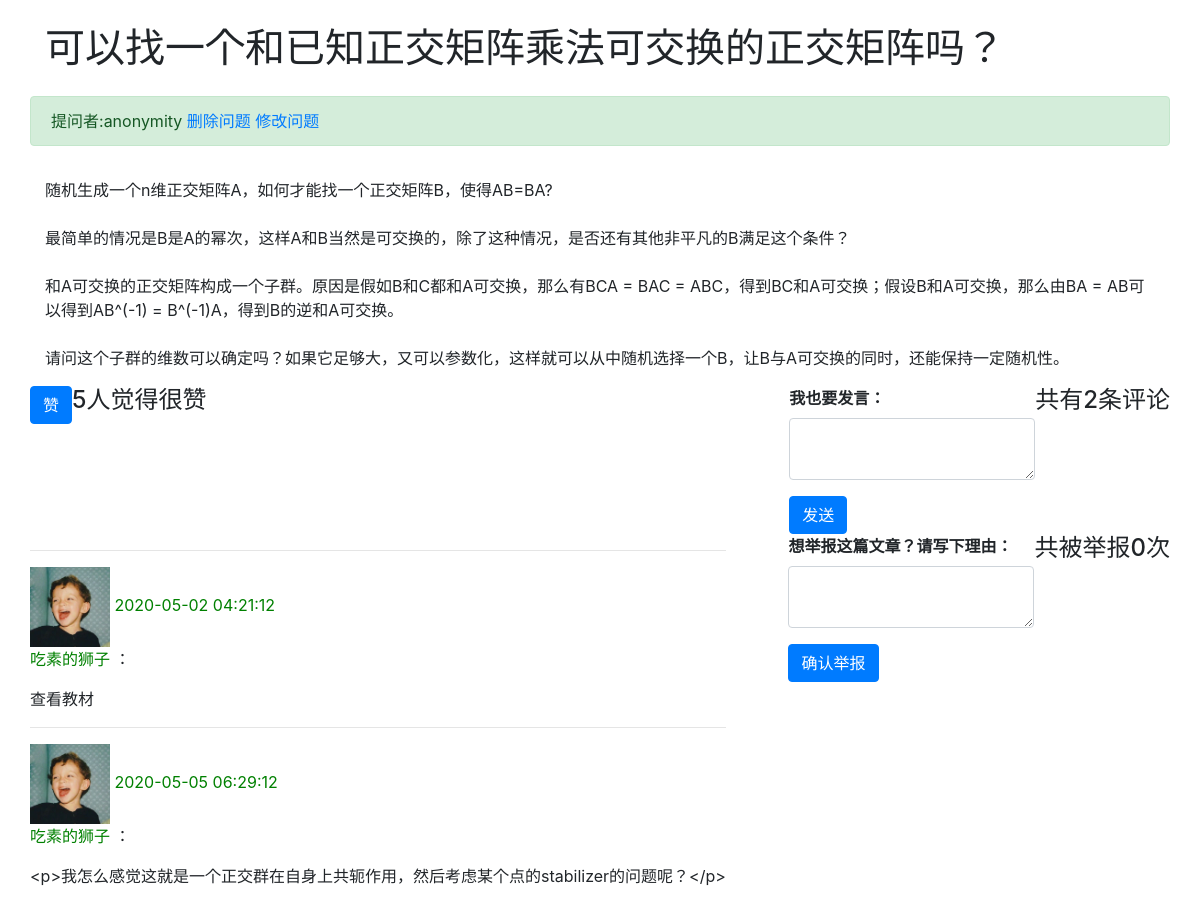
Screenshot of /qas_system/question/7/ with the database file from the repository.
### qas_system/models.py (models this page shows, shortened)
class Question(models.Model):
    question_title = models.CharField(verbose_name='标题', max_length=30, blank=False)
    question_text = RichTextField(verbose_name='具体描述')
    question_subject = models.ForeignKey('Subject', verbose_name='科目', on_delete=models.CASCADE)
    pub_date = models.DateTimeField(auto_now=True, verbose_name='提问日期')
    page_views = models.IntegerField(default=0, verbose_name='浏览量')
    questioner = models.ForeignKey('User', verbose_name='提问者', on_delete=models.CASCADE)
    good_num = models.IntegerField(default=0, verbose_name='点赞量')

class User(models.Model):
    user_name = models.CharField(verbose_name='用户名', max_length=30, blank=False, unique=True)
    password = models.CharField(verbose_name='密码', max_length=30, blank=False)
    avatar = models.ImageField(upload_to='avatar/', verbose_name='头像', blank=True, null=True)
    email = models.CharField(max_length=20, default='', verbose_name='邮箱', blank=True, null=True)
    bio = models.TextField(max_length=500, default='', verbose_name='个人简介', blank=True, null=True)
    college = models.CharField(max_length=30, default='', verbose_name='学院', blank=True, null=True)
    major = models.CharField(max_length=20, default='', verbose_name='专业', blank=True, null=True)
    grade = models.CharField(max_length=20, default='', verbose_name='年级', blank=True, null=True)
    sex = models.CharField(max_length=2, default='', verbose_name='性别', blank=True, null=True)
    collect_question = models.ManyToManyField('Question')
    def __str__(self):
        return self.user_name

class Comment(models.Model):
    question = models.ForeignKey('Question', verbose_name='问题', on_delete=models.CASCADE, related_name='comments')
    comment_text = RichTextField(verbose_name='评论内容')
    pub_date = models.DateTimeField(auto_now=True, verbose_name='评论时间')
    good_num = models.IntegerField(default=0, verbose_name='点赞量')
    comment_person = models.ForeignKey('User', verbose_name='评论者', on_delete=models.CASCADE, related_name='comments')
    class Meta:
        ordering = ('pub_date',)

### qas_system/views.py (the view)
# urls.py: path('question/<int:id>/', views.test_questionpage_ly, name='question_detail'),
def test_questionpage_ly(request, id):
    question = models.Question.objects.get(id=id)
    comments = Comment.objects.filter(question=id)
    tipoffs = Tipoff.objects.filter(question=id)
    context = {'question': question, 'comments': comments, 'tipoffs': tipoffs}
    return render(request, 'test_ly2.html', context)

### templates/test_ly2.html (shortened to what this page needs)
<!DOCTYPE html>
<html lang="en">
<head>
    {% load static %}
    <link rel="stylesheet" href="{% static 'bootstrap-4.1.3-dist/css/bootstrap.min.css' %}">
</head>
<body>
    <div class="container">
    <div class="row">
        <h1 class="col-12 mt-4 mb-4">{{ question.question_title }}</h1>
        <div class="col-12 alert alert-success">提问者:{{ question.questioner }}
            <a href="#" onclick="confirm_delete()">删除问题</a>
            <a href="#" onclick="confirm_update()">修改问题</a>
        </div>
        <div class="col-12">
            <p>{{ question.question_text | safe }}</p>
        </div>
            <div>
                <form
                action="{% url 'qas_system:question_good' question.id %}"
                method="POST"
                >
                        <button type="submit" class="btn btn-primary ">赞</button>
                </form>
            </div>
            <br>
        <h4>{{ question.good_num }}人觉得很赞</h4>
            <div>
                <form
                action="{% url 'qas_system:question_comment' question.id %}"
                method="POST"
                >
                        <div class="form-group">
                            <label for="comment_text">
                                <strong>
                                    我也要发言：
                                </strong>
                            </label>
                            <textarea
                                type="text"
                                class="form-control"
                                id="comment_text"
                                name="comment_text"
                                rows="2"></textarea>
                        </div>
                        <button type="submit" class="btn btn-primary ">发送</button>
                </form>
            </div>
            <br>
        <h4>共有{{ comments.count }}条评论</h4>
        <div>
            {% for comment in comments %}
                <hr>
                <p>
                {% if comment.comment_person.avatar %}
                    <img width="80" height="80" src="{{ comment.comment_person.avatar.url }}" class="img-circle"/>
                {% else %}
                    <img width="80" height="80" src="/media/avatar/default0.jpg" class="img-circle"/>
                {% endif %}
                    <span style="color: green">
                        {{ comment.pub_date|date:"Y-m-d H:i:s" }}<br>
                        {{ comment.comment_person }}
                    </span> ：
                </p>
                <pre style="font-family: inherit; font-size: 1em;">
{{ comment.comment_text }}</pre>
            {% endfor %}
        </div>
            <div>
                <form
                action="{% url 'qas_system:question_tipoff' question.id %}"
                method="POST"
                >
                        <div class="form-group">
                            <label for="reason">
                                <strong>
                                    想举报这篇文章？请写下理由：
                                </strong>
                            </label>
                            <textarea
                                type="text"
                                class="form-control"
                                id="reason"
                                name="reason"
                                rows="2"></textarea>
                        </div>
                        <button type="submit" class="btn btn-primary ">确认举报</button>
                </form>
            </div>
            <br>
        <h4>共被举报{{ tipoffs.count }}次</h4>
    </div>
    </div>
</body>
</html>

### rows the page displays
Question: question_title "可以找一个和已知正交矩阵乘法可交换的正交矩阵吗？", questioner "anonymity", question_text "随机生成一个n维正交矩阵A，如何才能找一个正交矩阵B，使得AB=BA? 最简单的情况是B是A的幂次，这样A和B当然是可交换的，除了这种情况，是否还有其他非平凡的B满足这个条件？ 和A可交换的正交矩阵构成一个子群。原因是假如B和C都和A可交换，那么有BCA = BAC = ABC，得到BC和A可交换；假设B和A可交换，那么由BA = AB可以得到AB^(-1) = B^(-1)A，得到B的逆和A可交换。 请问这个子群的维数可以确定吗？如果它足够大，又可以参数化，这样就可以从中随机选择一个B，让B与A可交换的同时，还能保持一定随机性。", good_num "5"
Comment: comment_person.avatar (picture), pub_date "2020-05-02 04:21:12", comment_person "吃素的狮子", comment_text "查看教材"
Comment: comment_person.avatar (picture), pub_date "2020-05-05 06:29:12", comment_person "吃素的狮子", comment_text "<p>我怎么感觉这就是一个正交群在自身上共轭作用，然后考虑某个点的stabilizer的问题呢？</p>"

### other values shown
{{ comments.count }} "2"
{{ tipoffs.count }} "0"
